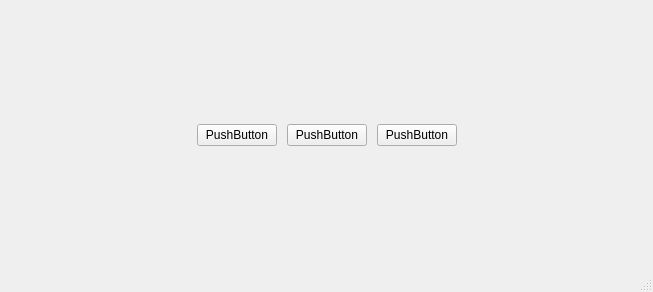
<?xml version="1.0" encoding="UTF-8"?>
<ui version="4.0">
 <class>MainWindow</class>
 <widget class="QMainWindow" name="MainWindow">
  <property name="geometry">
   <rect>
    <x>0</x>
    <y>0</y>
    <width>653</width>
    <height>292</height>
   </rect>
  </property>
  <property name="windowTitle">
   <string>MainWindow</string>
  </property>
  <widget class="QWidget" name="centralwidget">
   <layout class="QHBoxLayout" name="horizontalLayout_5">
    <item>
     <spacer name="horizontalSpacer">
      <property name="orientation">
       <enum>Qt::Horizontal</enum>
      </property>
      <property name="sizeHint" stdset="0">
       <size>
        <width>20</width>
        <height>20</height>
       </size>
      </property>
     </spacer>
    </item>
    <item>
     <layout class="QHBoxLayout" name="horizontalLayout">
      <property name="spacing">
       <number>10</number>
      </property>
      <item>
       <widget class="QPushButton" name="pushButton_3">
        <property name="text">
         <string>PushButton</string>
        </property>
       </widget>
      </item>
      <item>
       <widget class="QPushButton" name="pushButton">
        <property name="text">
         <string>PushButton</string>
        </property>
       </widget>
      </item>
      <item>
       <widget class="QPushButton" name="pushButton_2">
        <property name="text">
         <string>PushButton</string>
        </property>
       </widget>
      </item>
     </layout>
    </item>
    <item>
     <spacer name="horizontalSpacer_2">
      <property name="orientation">
       <enum>Qt::Horizontal</enum>
      </property>
      <property name="sizeHint" stdset="0">
       <size>
        <width>40</width>
        <height>20</height>
       </size>
      </property>
     </spacer>
    </item>
   </layout>
  </widget>
  <widget class="QMenuBar" name="menubar">
   <property name="geometry">
    <rect>
     <x>0</x>
     <y>0</y>
     <width>653</width>
     <height>18</height>
    </rect>
   </property>
  </widget>
  <widget class="QStatusBar" name="statusbar"/>
 </widget>
 <resources/>
 <connections/>
</ui>
